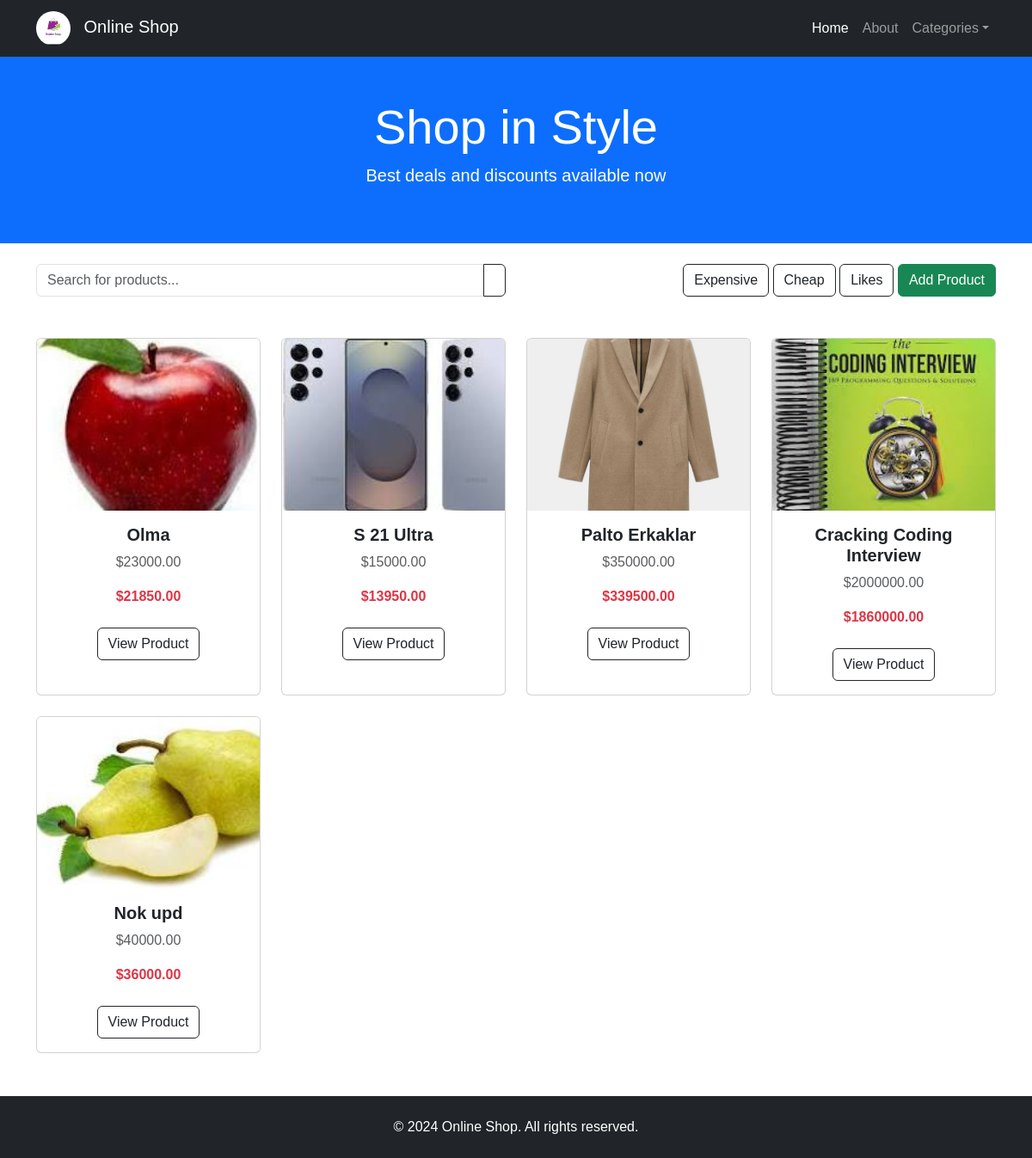
The page /shop/home/ on the database as committed earlier.
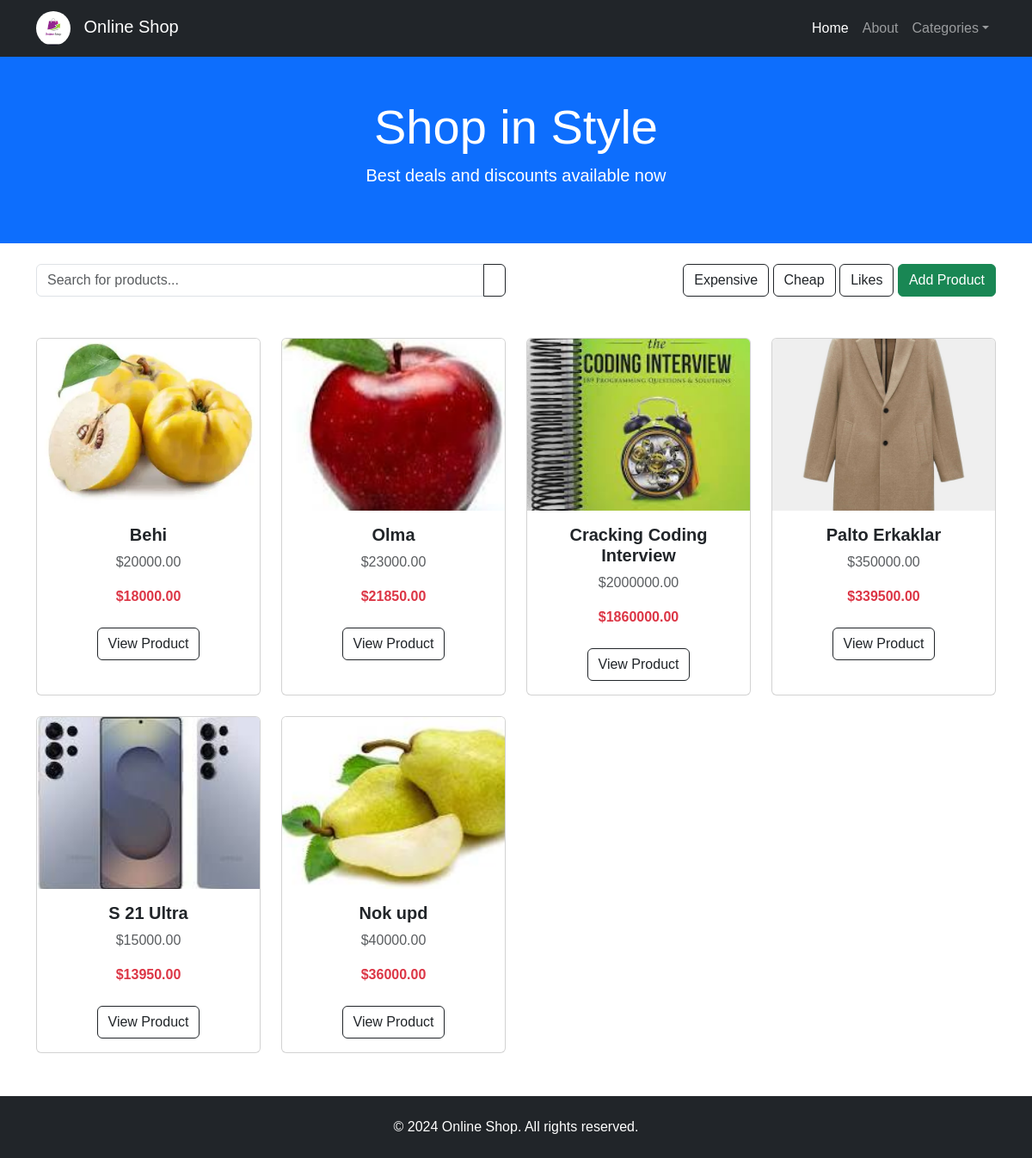
The same page on the database as committed later.
### shop/models.py (models this page shows, shortened)
class BaseModel(models.Model):
    created_at = models.DateTimeField(auto_now_add=True)
    updated_at = models.DateTimeField(auto_now=True)
    class Meta:
        abstract = True

class Product(BaseModel):
    class RatingChoice(models.IntegerChoices):
        ONE = 1
        TWO = 2
        THREE = 3
        FOUR = 4
        FIVE = 5
    name = models.CharField(max_length=255, unique=True)
    description = models.TextField(null=True, blank=True)
    price = models.DecimalField(max_digits=14, decimal_places=2)
    image = models.ImageField(upload_to='images/')
    discount = models.PositiveIntegerField(default=0)
    category = models.ForeignKey(Category, on_delete=models.CASCADE, related_name='products')
    rating = models.PositiveIntegerField(choices=RatingChoice.choices, default=RatingChoice.ONE.value)
    quantity = models.PositiveIntegerField(default=1)
    @property
    def discounted_price(self):
        if self.discount > 0:
            self.price = self.price * Decimal(1 - self.discount / 100)
        return Decimal(f'{self.price}').quantize(Decimal('0.00'))

### shop/views.py (the view)
# urls.py: path('home/', index, name='index'),
def index(request):
    query = request.GET.get('q', '')
    products = Product.objects.all().order_by('-updated_at')
    if query:
        products = Product.objects.filter(name__icontains=query)
    categories = Category.objects.all().order_by('-updated_at')
    return render(request, 'shop/home.html',  context={'products': products, 'categories': categories})

### shop/templates/shop/home.html (shortened to what this page needs)
{% load static %}
<!DOCTYPE html>
<html lang="en">
<head>
    <link href="https://cdn.jsdelivr.net/npm/bootstrap@5.3.0/dist/css/bootstrap.min.css" rel="stylesheet">
    <link href="{% static 'css/styles.css' %}" rel="stylesheet">
</head>
<body>
<nav class="navbar navbar-expand-lg navbar-dark bg-dark">
    <div class="container">
        <a class="navbar-brand" href="{% url 'index' %}">
            <img src="{% static 'shop/assets/logo.png' %}" alt="Logo" height="40" class="rounded-circle">
            Online Shop
        </a>
        <div class="collapse navbar-collapse" id="navbarNav">
            <ul class="navbar-nav ms-auto">
                <li class="nav-item"><a class="nav-link active" href="{% url 'index' %}">Home</a></li>
                <li class="nav-item"><a class="nav-link" href="#">About</a></li>
                <li class="nav-item dropdown">
                    <a class="nav-link dropdown-toggle" href="#" data-bs-toggle="dropdown">Categories</a>
                </li>
            </ul>
        </div>
    </div>
</nav>
<header class="bg-primary text-white text-center py-5">
    <div class="container">
        <h1 class="display-4">Shop in Style</h1>
        <p class="lead">Best deals and discounts available now</p>
    </div>
</header>
<div class="container mt-4">
    <div class="row">
        <div class="col-md-6">
            <form class="input-group">
                <input type="text" name="q" class="form-control" placeholder="Search for products...">
                <button class="btn btn-outline-dark" type="submit">
                </button>
            </form>
        </div>
        <div class="col-md-6 text-md-end mt-2 mt-md-0">
            <a class="btn btn-outline-dark" href="#">Expensive</a>
            <a class="btn btn-outline-dark" href="#">Cheap</a>
            <a class="btn btn-outline-dark" href="#">Likes</a>
            <a href="{% url 'product_create' %}" class="btn btn-success">Add Product</a>
        </div>
    </div>
</div>
<section class="container mt-5">
    <div class="row g-4">
        {% for product in products %}
        <div class="col-sm-6 col-md-4 col-lg-3">
            <div class="card h-100">
                <img src="{{ product.image.url }}" class="card-img-top" alt="{{ product.name }}">
                <div class="card-body text-center">
                    <h5 class="fw-bold">{{ product.name }}</h5>
                    <p class="text-muted">${{ product.price }}</p>
                    <p class="fw-bold text-danger">${{ product.discounted_price }}</p>
                    <a href="{% url 'product_detail' product.id %}" class="btn btn-outline-dark mt-2">View Product</a>
                </div>
            </div>
        </div>
        {% empty %}
            <p class="text-center">No products found.</p>
        {% endfor %}
    </div>
</section>
<footer class="bg-dark text-white text-center py-4">
    <p class="mb-0">&copy; 2024 Online Shop. All rights reserved.</p>
</footer>
</body>
</html>

Rows that differ between the two databases and show on the page:
added Product: image (picture), name "Behi", price "20000.00", discounted_price "18000.00"
changed Product "Cracking Coding Interview": moves up the list
changed Product "Palto Erkaklar": moves down the list
